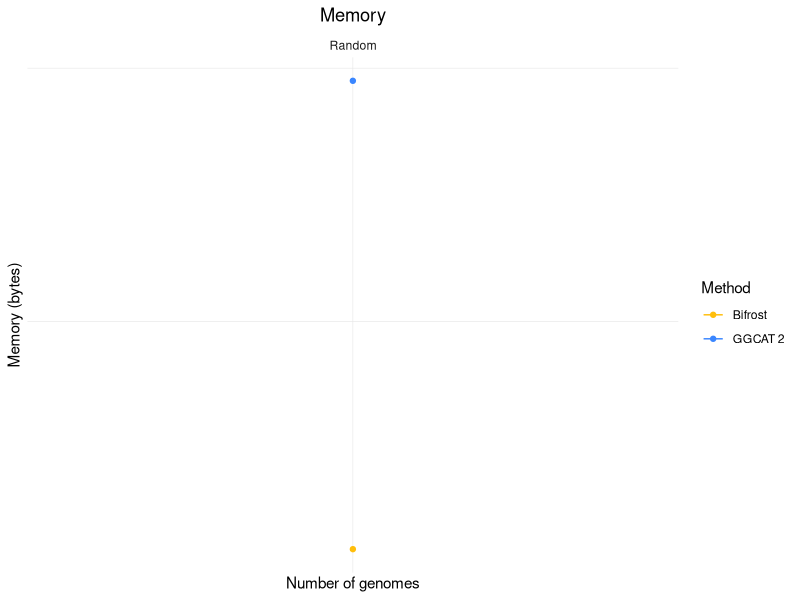
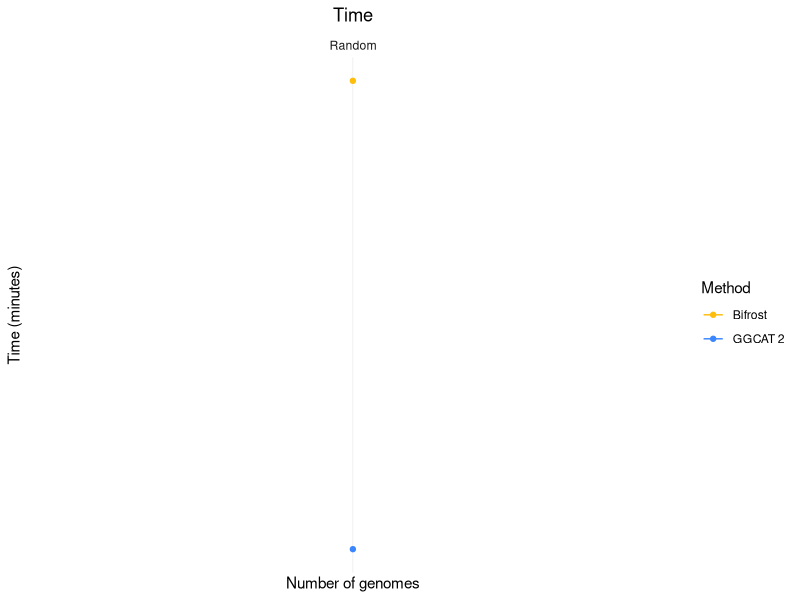
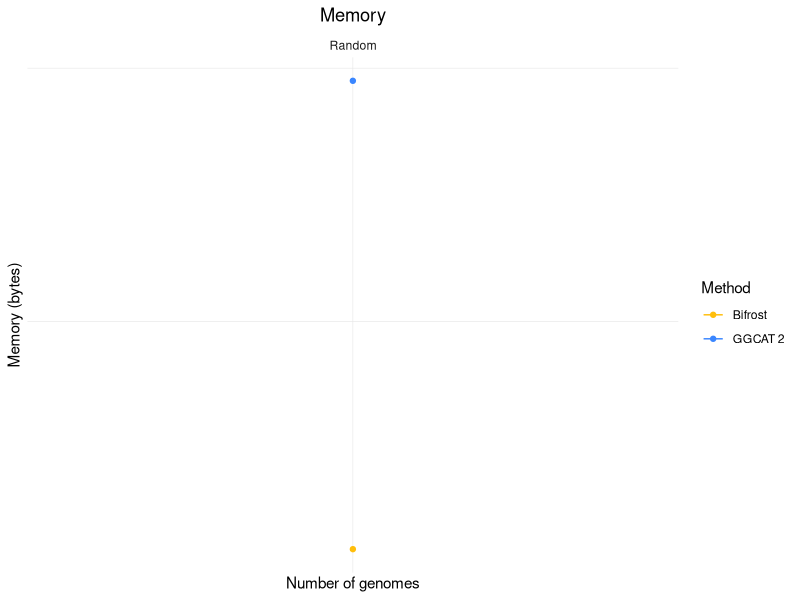
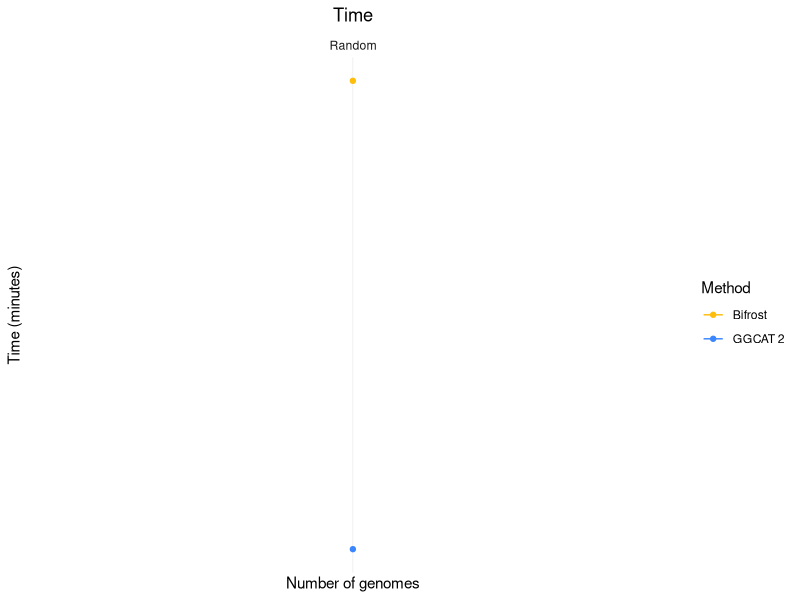

R code for these plots, in order: (Note: this script raises an error after producing the figures.)
library(ggplot2)
library(tidyr)
library(dplyr)
#library(cowplot)

df = read.csv("results/table.tsv", sep = "\t", header = TRUE)
df$tool = as.factor(df$tool)
df$dataset = factor(df$dataset, levels = c("salmonella", "random"), labels = c("Salmonella", "Random"))
df$mem_bytes = as.numeric(df$mem_bytes)
df$time_seconds = as.numeric(df$time_seconds)
df$time_minutes = df$time_seconds / 60

df = df %>% filter(tool != "metagraph_1gb_anno") %>% filter(tool != "themisto_to_disk") %>% filter(tool != "themisto")

shared_theme =   theme(
  panel.grid.major = element_line(color = "grey70", linewidth = 0.2),
  panel.grid.minor = element_line(color = "grey90", linewidth = 0.2),
  axis.text.x = element_text(angle = 45, hjust = 1),
  plot.title = element_text(hjust = 0.5)
)
shared_legend = scale_color_manual(
  values = c("bifrost" = "#ffbe0b", "ggcat" = "#3a86ff", "metagraph_1gb_anno" = "#ff006e", "themisto_d10000" = "#8338ec", "themisto_to_disk_d10000" = "#28b800"),
  labels = c("bifrost" = "Bifrost",
             "ggcat" = "GGCAT 2",
             "metagraph_1gb_anno" = "Metagraph row-major",
             "themisto_d10000" = "Our method",
             "themisto_to_disk_d10000" = "Our method to disk"),
  name = "Method"
)

p_mem = ggplot(df) +
  geom_line(aes(x = n_genomes, y = mem_bytes, color = tool)) + 
  geom_point(aes(x = n_genomes, y = mem_bytes, color = tool)) + 
  facet_wrap(~dataset) +
  scale_x_log10(
    breaks = 10^(-1:5),
    minor_breaks = rep(1:9, times = 5) * 10^rep(-1:5, each = 9)
  ) +
  scale_y_log10(
    breaks = 10^(5:12),
    minor_breaks = rep(1:9, times = 3) * 10^rep(5:12, each = 9)
  ) +
  labs(
    x = "Number of genomes",
    y = "Memory (bytes)",
    color = "Method",
    title = "Memory"
  ) +
  shared_legend + 
  theme_minimal() + shared_theme

print(p_mem)
ggsave("plots/mem.pdf")

p_time = ggplot(df) +
  geom_line(aes(x = n_genomes, y = time_minutes, color = tool)) + 
  geom_point(aes(x = n_genomes, y = time_minutes, color = tool)) + 
  facet_wrap(~dataset) +
  scale_x_log10(
    breaks = 10^(-1:5),
    minor_breaks = rep(1:9, times = 5) * 10^rep(-1:5, each = 9)
  ) +
  scale_y_log10(
    breaks = 10^(0:6),
    minor_breaks = rep(1:9, times = 3) * 10^rep(0:6, each = 9)
  ) +
  labs(
    x = "Number of genomes",
    y = "Time (minutes)",
    color = "Method",
    title = "Time"
  ) +
  shared_legend + 
  theme_minimal() + shared_theme

print(p_time)
ggsave("plots/time.pdf")

leg <- get_legend(p_mem + theme(legend.position = "right"))
p1  <- p_mem  + theme(legend.position = "none")
p2  <- p_time + theme(legend.position = "none")

p_both = plot_grid(
  plot_grid(p1, p2, nrow = 1, align = "hv", axis = "tblr"),
  leg,
  nrow = 1,
  rel_widths = c(1, 0.18)
)

print(p_both)
ggsave("plots/mem_and_time.pdf", width = 10, height=4)
